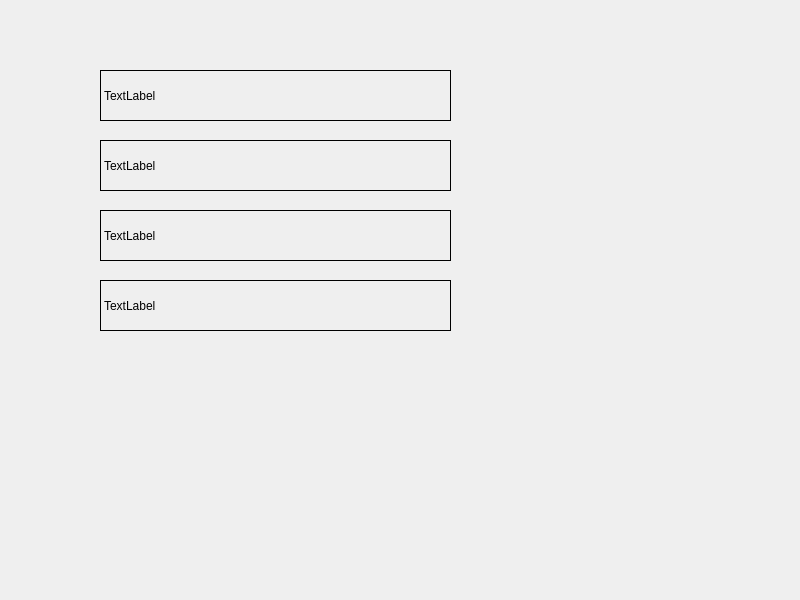
<?xml version="1.0" encoding="UTF-8"?>
<ui version="4.0">
 <class>Widget</class>
 <widget class="QWidget" name="Widget">
  <property name="geometry">
   <rect>
    <x>0</x>
    <y>0</y>
    <width>800</width>
    <height>600</height>
   </rect>
  </property>
  <property name="windowTitle">
   <string>Widget</string>
  </property>
  <widget class="QLabel" name="label_2">
   <property name="geometry">
    <rect>
     <x>100</x>
     <y>140</y>
     <width>351</width>
     <height>51</height>
    </rect>
   </property>
   <property name="frameShape">
    <enum>QFrame::Box</enum>
   </property>
   <property name="text">
    <string>TextLabel</string>
   </property>
  </widget>
  <widget class="QLabel" name="label_3">
   <property name="geometry">
    <rect>
     <x>100</x>
     <y>210</y>
     <width>351</width>
     <height>51</height>
    </rect>
   </property>
   <property name="frameShape">
    <enum>QFrame::Box</enum>
   </property>
   <property name="text">
    <string>TextLabel</string>
   </property>
  </widget>
  <widget class="QLabel" name="label_4">
   <property name="geometry">
    <rect>
     <x>100</x>
     <y>280</y>
     <width>351</width>
     <height>51</height>
    </rect>
   </property>
   <property name="frameShape">
    <enum>QFrame::Box</enum>
   </property>
   <property name="text">
    <string>TextLabel</string>
   </property>
  </widget>
  <widget class="QLabel" name="label">
   <property name="geometry">
    <rect>
     <x>100</x>
     <y>70</y>
     <width>351</width>
     <height>51</height>
    </rect>
   </property>
   <property name="frameShape">
    <enum>QFrame::Box</enum>
   </property>
   <property name="text">
    <string>TextLabel</string>
   </property>
  </widget>
 </widget>
 <resources/>
 <connections/>
</ui>
